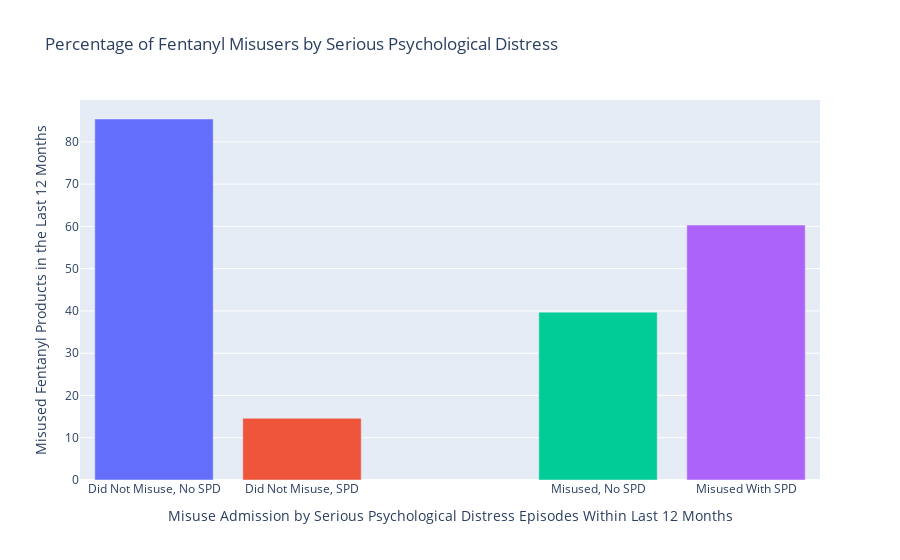

Notebook code for this chart:
### Code cell
fig = px.bar(fentanyl, y='Column %', hover_data=['Column %'], color={'gold':'yellow', 'silver':'grey', 'bronze':'brown', 'red':'red'},
             labels={'Column %':'Misused Fentanyl Products in the Last 12 Months', 'index':'Misuse Admission by Serious Psychological Distress Episodes Within Last 12 Months'}, height=600, title = 'Percentage of Fentanyl Misusers by Serious Psychological Distress')
fig.update(layout_coloraxis_showscale=False)
fig.update_layout(
    xaxis = dict(
        tickmode = 'array',
        tickvals = [4, 5, 7, 8],
        ticktext = ['Did Not Misuse, No SPD', 'Did Not Misuse, SPD', 'Misused, No SPD', 'Misused With SPD']
    )
)
fig.update_layout(showlegend=False)
plt.figure(figsize=(2,2))
fig.show()

### Figure 1 — Plotly figure (JSON) as saved in the notebook; plotly's stock layout.template omitted (floating-point values rounded to 4 significant figures)
{"data": [{"alignmentgroup": "True", "hovertemplate": "color=yellow<br>Misuse Admission by Serious Psychological Distress Episodes Within Last 12 Months=%{x}<br>Misused Fentanyl Products in the Last 12 Months=%{y}<extra></extra>", "legendgroup": "yellow", "marker": {"color": "#636efa", "pattern": {"shape": ""}}, "name": "yellow", "offsetgroup": "yellow", "orientation": "v", "showlegend": true, "textposition": "auto", "type": "bar", "x": [4], "xaxis": "x", "y": [85.4], "yaxis": "y"}, {"alignmentgroup": "True", "hovertemplate": "color=grey<br>Misuse Admission by Serious Psychological Distress Episodes Within Last 12 Months=%{x}<br>Misused Fentanyl Products in the Last 12 Months=%{y}<extra></extra>", "legendgroup": "grey", "marker": {"color": "#EF553B", "pattern": {"shape": ""}}, "name": "grey", "offsetgroup": "grey", "orientation": "v", "showlegend": true, "textposition": "auto", "type": "bar", "x": [5], "xaxis": "x", "y": [14.6], "yaxis": "y"}, {"alignmentgroup": "True", "hovertemplate": "color=brown<br>Misuse Admission by Serious Psychological Distress Episodes Within Last 12 Months=%{x}<br>Misused Fentanyl Products in the Last 12 Months=%{y}<extra></extra>", "legendgroup": "brown", "marker": {"color": "#00cc96", "pattern": {"shape": ""}}, "name": "brown", "offsetgroup": "brown", "orientation": "v", "showlegend": true, "textposition": "auto", "type": "bar", "x": [7], "xaxis": "x", "y": [39.7], "yaxis": "y"}, {"alignmentgroup": "True", "hovertemplate": "color=red<br>Misuse Admission by Serious Psychological Distress Episodes Within Last 12 Months=%{x}<br>Misused Fentanyl Products in the Last 12 Months=%{y}<extra></extra>", "legendgroup": "red", "marker": {"color": "#ab63fa", "pattern": {"shape": ""}}, "name": "red", "offsetgroup": "red", "orientation": "v", "showlegend": true, "textposition": "auto", "type": "bar", "x": [8], "xaxis": "x", "y": [60.3], "yaxis": "y"}], "layout": {"autosize": true, "barmode": "relative", "coloraxis": {"showscale": false}, "legend": {"title": {"text": "color"}, "tracegroupgap": 0}, "showlegend": false, "title": {"text": "Percentage of Fentanyl Misusers by Serious Psychological Distress"}, "xaxis": {"anchor": "y", "autorange": true, "domain": [0, 1], "range": [3.5, 8.5], "tickmode": "array", "ticktext": ["Did Not Misuse, No SPD", "Did Not Misuse, SPD", "Misused, No SPD", "Misused With SPD"], "tickvals": [4, 5, 7, 8], "title": {"text": "Misuse Admission by Serious Psychological Distress Episodes Within Last 12 Months"}, "type": "linear"}, "yaxis": {"anchor": "x", "autorange": true, "domain": [0, 1], "range": [0, 89.89], "title": {"text": "Misused Fentanyl Products in the Last 12 Months"}, "type": "linear"}}}
